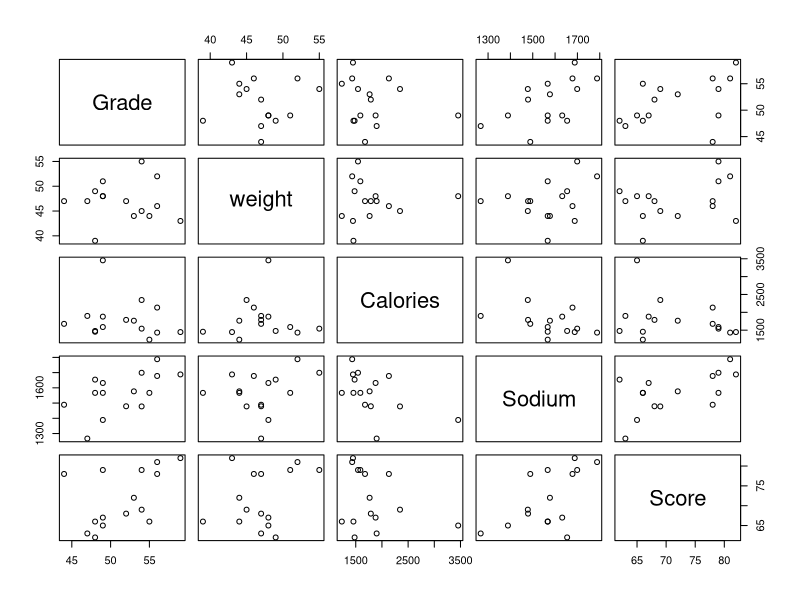

R code for this plot:
#import package.
library(psych)

#Health centre recorded.
Data=data.frame(Instructor=c('A','B','C','D','E','F','G','H','I','J','K','L','M','N','O'), Grade=c(55,54,56,49,48,47,48,49,52,53,54,56,59,44,49),weight=c(44,45,46,48,39,47, 49,48,47,44,55,52,43,47,51),Calories=c(1234,2345,2133,3456,1456,1899,1478,1879,1788,1765,1543,1432,1447,1677,1588),Sodium=c(1567,1478,1678,1389,1567,1267,1654,1632,1479,1577,1699,1788,1688,1489,1567),Score=c(66,69,78,65,66,63,62,67,68,72,79,81,82,78,79))
Data$Instructor = factor(Data$Instructor,levels=unique(Data$Instructor))
print(Data)

#Showes only first and last four rows of data together.
headTail(Data)

#Shows the string form of data on all the attributes of the data frame.
str(Data)

#Shows all Min,1st Qut,Meadian,Mean,3rd Qut,Max. 
summary(Data) 

#The pairs function can plot multiple numeric or integer variables on a single plot to look for correlations among the variables.
pairs(data=Data,~Grade + weight + Calories + Sodium + Score)

#Shows the correlations among the various numeric data items.
cor(Data[2:6])

#shows the relationship of Grade with other attributes.
cor(Data$Grade,Data[3:6])
